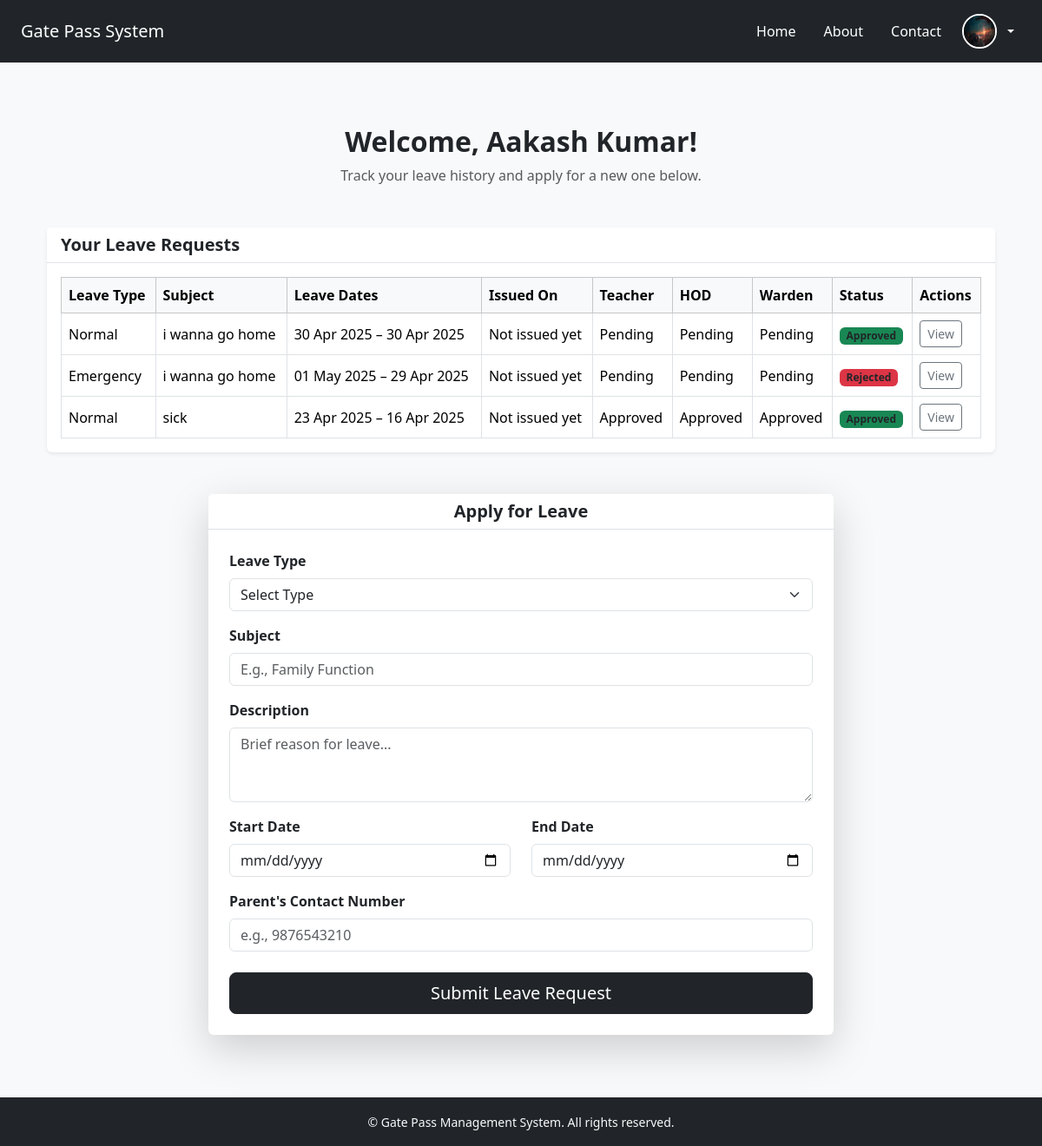
The page /student_dashboard (signed in) on the database as committed earlier.
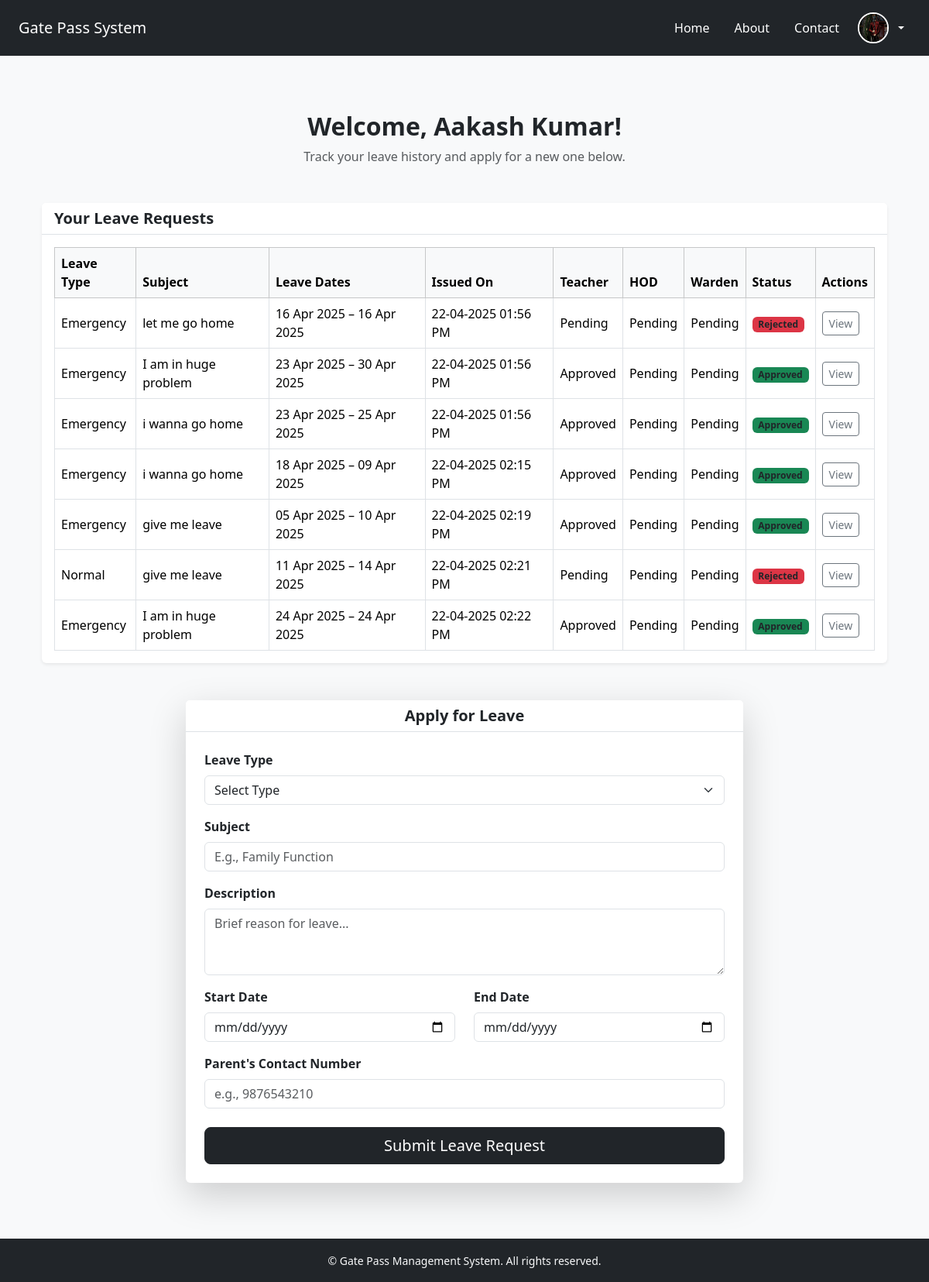
The same page on the database as committed later.
### app/models.py (models this page shows)
class User(db.Model, UserMixin):
    id = db.Column(db.Integer, primary_key=True)
    username = db.Column(db.String(50), unique=True, nullable=False)
    email = db.Column(db.String(100), unique=True, nullable=False)
    password = db.Column(db.String(100), nullable=False)
    name = db.Column(db.String(100), nullable=False)
    dob = db.Column(db.Date)
    mobile = db.Column(db.String(15))
    usertype = db.Column(db.String(255))
    photo = db.Column(db.String(255))
    student_profile = db.relationship('Student', backref='user', uselist=False)
    faculty_profile = db.relationship('Faculty', backref='user', uselist=False)

class LeaveRequest(db.Model):
    id = db.Column(db.Integer, primary_key=True)
    student_id = db.Column(db.Integer, db.ForeignKey('student.id'), nullable=False)
    type = db.Column(db.String(50))  # e.g. Medical, Personal, etc.
    subject = db.Column(db.String(100))
    description = db.Column(db.Text)
    starting_date = db.Column(db.Date)
    ending_date = db.Column(db.Date)
    issue_date = db.Column(db.DateTime)
    parents_number = db.Column(db.String(15))
    approvedby_teacher = db.Column(db.String(100))
    approvedby_hod = db.Column(db.String(100))
    approvedby_warden = db.Column(db.String(100))
    final_status = db.Column(db.String(50))  # e.g. Pending, Approved, Rejected

### app/routes/main.py (the view)
@app.route('/student_dashboard', methods=['GET'])
def student_dashboard():
    leave_requests = LeaveRequest.query.filter_by(student_id=current_user.id).all()
    return render_template('dashboard/student_dashboard.html', leave_requests=leave_requests)

### app/routes/main.py (called while the page is built)
@login_manager.user_loader
def load_user(user_id):
    user = User.query.get(int(user_id))
    if user:
        return user

### app/templates/dashboard/student_dashboard.html (shortened to what this page needs)
{% extends "base.html" %}
{% block content %}
<div class="container py-5">
  <div class="text-center mb-5">
    <h2 class="fw-bold">Welcome, {{ current_user.name }}!</h2>
    <p class="text-muted">Track your leave history and apply for a new one below.</p>
  </div>
  <div class="row justify-content-center mb-5">
    <div class="col-lg-12">
      <div class="card shadow-sm border-0">
        <div class="card-header bg-white border-bottom">
          <h5 class="mb-0 fw-semibold">Your Leave Requests</h5>
        </div>
        <div class="card-body p-3">
            {% if leave_requests %}
            <div class="table-responsive">
              <table class="table table-bordered table-hover align-middle mb-0">
                <thead class="table-light">
                  <tr>
                    <th>Leave Type</th>
                    <th>Subject</th>
                    <th>Leave Dates</th>
                    <th>Issued On</th>
                    <th>Teacher</th>
                    <th>HOD</th>
                    <th>Warden</th>
                    <th>Status</th>
                    <th>Actions</th>
                  </tr>
                </thead>
                <tbody>
                  {% for request in leave_requests %}
                  <tr>
                    <td>{{ request.type|capitalize }}</td>
                    <td>{{ request.subject }}</td>
                    <td>{{ request.starting_date.strftime('%d %b %Y') }} – {{ request.ending_date.strftime('%d %b %Y') }}</td>
                    {% if  request.issue_date %}
                      <td>{{ request.issue_date.strftime("%d-%m-%Y %I:%M %p") }} </td>
                    {% else %}
                      <td>Not issued yet</td>
                    {% endif %}
                    <td>{{ request.approvedby_teacher or "Not yet" }} </td>
                    <td>{{ request.approvedby_hod or "Not yet" }}</td>
                    <td>{{ request.approvedby_warden or "Not yet" }}</td>
                    <td>
                      {% if request.final_status.lower() == "approved" %}
                      <span class="badge bg-success text-dark">{{request.final_status}}</span>
                      {% elif request.final_status.lower() == "rejected"  %}
                      <span class="badge bg-danger text-dark">{{request.final_status}}</span>
                      {% else %}
                      <span class="badge bg-warning text-dark">{{request.final_status}}</span>
                      {% endif %}
                    </td>
                    <td>
                        {% if request.final_status == 'Pending' %}
                          <form action="{{ url_for('stud.cancel_leave', leave_id=request.id) }}" method="POST" style="display:inline;">
                            <button type="submit" class="btn btn-outline-danger btn-sm" onclick="return confirm('Are you sure you want to cancel this leave request?');">Cancel</button>
                          </form>
                        {% else %}
                          <a href="{{ url_for('stud.leave_req', leave_id=request.id) }}" class="btn btn-outline-secondary btn-sm">View</a>
                        {% endif %}
                      </td>
                  </tr>
                  {% endfor %}
                </tbody>
              </table>
            </div>
            {% else %}
              <p class="text-muted">You have not submitted any leave requests yet.</p>
            {% endif %}
          </div>
      </div>
    </div>
  </div>
  <div class="row justify-content-center">
    <div class="col-lg-8">
      <div class="card shadow-lg border-0">
        <div class="card-header bg-white border-bottom text-center">
          <h5 class="mb-0 fw-semibold">Apply for Leave</h5>
        </div>
        <div class="card-body p-4">
          <form method="POST" action="{{ url_for('stud.leave_req') }}">
            <div class="mb-3">
              <label class="form-label fw-semibold">Leave Type</label>
              <select name="leave_type" class="form-select" required>
                <option value="" disabled selected>Select Type</option>
              </select>
            </div>
            <div class="mb-3">
              <label class="form-label fw-semibold">Subject</label>
              <input type="text" name="subject" class="form-control" placeholder="E.g., Family Function" required>
            </div>
            <div class="mb-3">
              <label class="form-label fw-semibold">Description</label>
              <textarea name="description" class="form-control" rows="3" placeholder="Brief reason for leave..." required></textarea>
            </div>
            <div class="row">
              <div class="col-md-6 mb-3">
                <label class="form-label fw-semibold">Start Date</label>
                <input type="date" name="start_date" class="form-control" required>
              </div>
              <div class="col-md-6 mb-3">
                <label class="form-label fw-semibold">End Date</label>
                <input type="date" name="end_date" class="form-control" required>
              </div>
            </div>
            <div class="mb-4">
              <label class="form-label fw-semibold">Parent's Contact Number</label>
              <input type="tel" name="parent_contact" class="form-control" placeholder="e.g., 9876543210" required>
            </div>
            <div class="d-grid">
              <button type="submit" class="btn btn-dark btn-lg">Submit Leave Request</button>
            </div>
          </form>
        </div>
      </div>
    </div>
  </div>
</div>
{% endblock %}

### app/templates/base.html (shortened to what this page needs)
<!DOCTYPE html>
<html lang="en">
<head>
  <link href="https://cdn.jsdelivr.net/npm/bootstrap@5.3.2/dist/css/bootstrap.min.css" rel="stylesheet">
  <link href="https://cdn.jsdelivr.net/npm/bootstrap-icons@1.10.5/font/bootstrap-icons.css" rel="stylesheet">
</head>
<body class="d-flex flex-column min-vh-100 bg-light">
<nav class="navbar navbar-expand-lg navbar-dark bg-dark">
  <div class="container-fluid px-4">
    <a id="nav-title" class="navbar-brand" href="/">Gate Pass System</a>
    <div class="collapse navbar-collapse justify-content-end" id="navbarNav">
      <ul class="navbar-nav align-items-lg-center">
        <li class="nav-item mx-2">
          <a class="nav-link text-white" href="/">Home</a>
        </li>
        <li class="nav-item mx-2">
          <a class="nav-link text-white" href="/about">About</a>
        </li>
        <li class="nav-item mx-2">
          <a class="nav-link text-white" href="/contact">Contact</a>
        </li>
        {% if current_user.is_authenticated %}
        <li class="nav-item dropdown">
          <a class="nav-link dropdown-toggle text-white d-flex align-items-center" href="#" id="navbarProfileDropdown"
             role="button" data-bs-toggle="dropdown" aria-expanded="false">
            {% if current_user.photo %}
            <img src="{{ url_for('static', filename='profile/' + current_user.photo) }}" alt="Profile Picture"
                 class="rounded-circle me-2 border border-2 border-white" width="40" height="40">
            {% else %}
            <img src="{{ url_for('static', filename='profile/default-avatar.png') }}" alt="Profile"
                 class="rounded-circle me-2 border border-2 border-white" width="40" height="40">
            {% endif %}
          </a>
        </li>
        {% else %}
        <li class="nav-item ms-lg-3 mt-2 mt-lg-0">
          <a class="btn btn-outline-light px-3" href="{{ url_for('auth.login') }}">Login</a>
        </li>
        {% endif %}
      </ul>
    </div>
  </div>
</nav>
  <main class="flex-grow-1 py-4">
    <div class="container">
      {% block content %}{% endblock %}
    </div>
  </main>
  <footer class="bg-dark text-light py-3 mt-auto">
    <div class="container text-center">
      <small>&copy; {{ current_year }} Gate Pass Management System. All rights reserved.</small>
    </div>
  </footer>
</body>
</html>

Rows that differ between the two databases and show on the page:
removed LeaveRequest: type "Normal", subject "i wanna go home", starting_date "30 Apr 2025", ending_date "30 Apr 2025", shows "Not issued yet", approvedby_teacher "Pending", approvedby_hod "Pending", approvedby_warden "Pending", final_status "Approved"
changed User "Aakash Kumar": photo: a different picture
changed LeaveRequest: subject "i wanna go home" → "let me go home"; starting_date "01 May 2025" → "16 Apr 2025"; ending_date "29 Apr 2025" → "16 Apr 2025"; issue_date (not shown) → "22-04-2025 01:56 PM"; no longer shows "Not issued yet"
changed LeaveRequest: type "Normal" → "Emergency"; subject "sick" → "I am in huge problem"; ending_date "16 Apr 2025" → "30 Apr 2025"; issue_date (not shown) → "22-04-2025 01:56 PM"; approvedby_hod "Approved" → "Pending"; approvedby_warden "Approved" → "Pending"; no longer shows "Not issued yet"
now on this page (row edited): LeaveRequest: type "Emergency", subject "i wanna go home", starting_date "23 Apr 2025", ending_date "25 Apr 2025", issue_date "22-04-2025 01:56 PM", approvedby_teacher "Approved", approvedby_hod "Pending", approvedby_warden "Pending", final_status "Approved"
now on this page (row edited): LeaveRequest: type "Emergency", subject "i wanna go home", starting_date "18 Apr 2025", ending_date "09 Apr 2025", issue_date "22-04-2025 02:15 PM", approvedby_teacher "Approved", approvedby_hod "Pending", approvedby_warden "Pending", final_status "Approved"
now on this page (row edited): LeaveRequest: type "Emergency", subject "give me leave", starting_date "05 Apr 2025", ending_date "10 Apr 2025", issue_date "22-04-2025 02:19 PM", approvedby_teacher "Approved", approvedby_hod "Pending", approvedby_warden "Pending", final_status "Approved"
added LeaveRequest: type "Normal", subject "give me leave", starting_date "11 Apr 2025", ending_date "14 Apr 2025", issue_date "22-04-2025 02:21 PM", approvedby_teacher "Pending", approvedby_hod "Pending", approvedby_warden "Pending", final_status "Rejected"
added LeaveRequest: type "Emergency", subject "I am in huge problem", starting_date "24 Apr 2025", ending_date "24 Apr 2025", issue_date "22-04-2025 02:22 PM", approvedby_teacher "Approved", approvedby_hod "Pending", approvedby_warden "Pending", final_status "Approved"
